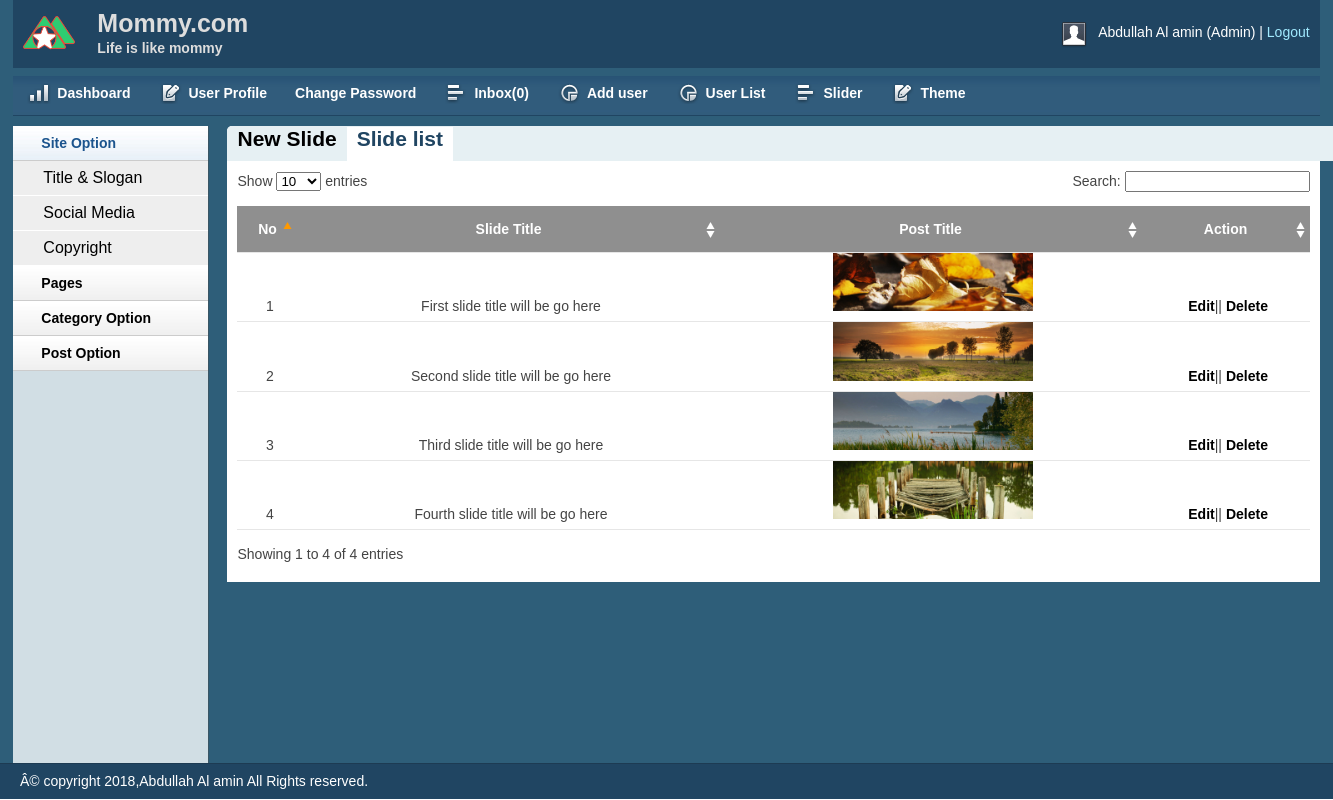
Screenshot of /admin/slide-list.php?list (signed in) with the database file from the repository.
### tables this page shows
CREATE TABLE `tbl_slogan` (
  `id` int(11) NOT NULL,
  `web_name` varchar(100) NOT NULL,
  `slogan` varchar(100) NOT NULL,
  `logo` varchar(100) NOT NULL
);

CREATE TABLE `tbl_slider` (
  `id` int(11) NOT NULL,
  `img` varchar(255) NOT NULL,
  `title` varchar(255) NOT NULL
);

CREATE TABLE `tbl_copyright` (
  `id` int(11) NOT NULL,
  `copyright_txt` varchar(100) NOT NULL
);

### admin/lib/db-connection/db.php (called while the page is built, shortened)
<?php
 class db{
 private static $pdo;
  public static function connection(){
    if(!isset(self::$pdo)){
      try {
        self::$pdo = new PDO('mysql:host='.DB_HOST.';dbname='.DB_NAME,DB_USER,DB_PASS);
      }catch(PDOException $con) {
        echo $con->getMessage();
      }
    }
    return self::$pdo;
  }
    public static function blogPrepare($sql){
    return self::connection()->prepare($sql);
  }
 }
?>

### admin/lib/session.php (called while the page is built, shortened)
<?php
class session{
   public static function get($key){
     if(isset($_SESSION[$key])){
       return $_SESSION[$key];
     }else{
       return false;
     }
   }
 }
?>

### admin/slide-list.php (the view, shortened to what this page needs)
<?php include("inc/header.php");?>
﻿<?php include("inc/sidebar.php");?>
<div class="grid_10">
    <div class="box round first grid">
    <?php if(session::get("role") == 1){?>
      <?php if(isset($_GET["list"])){?>
      <div id="testId"><h3><a href="slider.php?add-slider">New Slide</a></h3><h3><a id="active" href="slide-list.php?list">Slide list</a><h3></div>
        <div class="block">
          <table class="data display datatable" id="example">
              <thead>
                <tr class="odd gradeX">
                  <th style="text-align:center;">No</th>
                  <th style="text-align:center;">Slide Title</th>
                  <th style="text-align:center;">Post Title</th>
                  <th style="text-align:center;">Action</th>
                </tr>
              </thead>
           <?php
           class selectClass{
             private $tbl_name = "tbl_slider";
             public function selectQuery(){
               $sql = "SELECT * FROM $this->tbl_name";
               $stmt = db::blogPrepare($sql);
               $stmt->execute();
               return $stmt->fetchAll();
             }
           }
           $selectObj = new selectClass();
           $result = $selectObj->selectQuery();
           $i=0;
           foreach ($result as $value) {
             $i++;
             ?>
             <tr>
               <td style="text-align:center;"><?php echo $i;?></td>
               <td style="text-align:center;"><?php echo $value["title"];?></td>
               <td style="text-align:center;"><img width="200px" src="<?php echo $value['img'];?>" alt=""></td>
               <td style="text-align:center;">
                 <a href="slide-edit.php?slide-edit=<?php echo $value['id'];?>">Edit</a>||
                 <a href="slide-delete.php?delete-slide=<?php echo $value['id'];?>">Delete</a>
               </td>
             </tr>
          <?php } ?>
      <?php }else{
        echo "<strong><h1 style='color:red'>Error</h1></strong><br /><h3>Not found data..!!</h3>";
      } ?>
    </table>
  <?php }else{echo "<strong><h1 style='color:red'>Error</h1></strong><br /><h3>Not found data..!!</h3>";}?>
    </div>
</div>
<?php include("inc/footer.php");?>

### admin/inc/header.php (shortened to what this page needs)
<?php
include("lib/session.php");
include("lib/db-connection/db.php");
?>
<!DOCTYPE html>
<html>
<head>
    <?php
     class readTitle{
       private $tbl_name = "tbl_slogan";
       public function readQuery(){
         $sql = "SELECT * FROM $this->tbl_name LIMIT 1";
         $stmt = db::blogPrepare($sql);
         $stmt->execute();
         return $stmt->fetchAll();
       }
     }
    $readData = new readTitle();
    $sloganResult = $readData->readQuery();
    foreach ($sloganResult as $slogan) {
      $web_nameName = $slogan["web_name"];
      $sloganName = $slogan["slogan"];
      $logoImg = $slogan["logo"];
    }
    ?>
    <link rel="stylesheet" type="text/css" href="css/reset.css" media="screen" />
    <link rel="stylesheet" type="text/css" href="css/text.css" media="screen" />
    <link rel="stylesheet" type="text/css" href="css/grid.css" media="screen" />
    <link rel="stylesheet" type="text/css" href="css/layout.css" media="screen" />
    <link rel="stylesheet" type="text/css" href="css/nav.css" media="screen" />
    <link href="css/table/demo_page.css" rel="stylesheet" type="text/css" />
</head>
<body>
    <div class="container_12">
        <div class="grid_12 header-repeat">
            <div id="branding">
                <div class="floatleft logo">
                    <img src="<?php if(isset($logoImg)){echo $logoImg;}?>" alt="Logo" />
				</div>
				<div class="floatleft middle">
					<h1><?php if(isset($web_nameName)){echo $web_nameName;} ?></h1>
					<p><?php  if(isset($sloganName)){echo $sloganName;} ?></p>
				</div>
                <div class="floatright">
                    <div class="floatleft">
                        <img src="img/img-profile.jpg" alt="Profile Pic" /></div>
                    <div class="floatleft marginleft10">
                        <ul class="inline-ul floatleft">
                            <li><?php
                            $username = session::get("username");
                            $user_role = session::get("role");
                            function user_role($user_role){
                              if($user_role == 1){
                                return $user_role = "Admin";
                              }elseif($user_role == 2){
                                return $user_role = "Author";
                              }elseif($user_role == 3){
                                return $user_role = "Editor";
                              }
                            }
                            echo $username." (".user_role($user_role).")";
                            ?></li>
                            <li><a href="?action=logout">Logout</a></li>
                        </ul>
                    </div>
                </div>
            </div>
        </div>
        <div class="grid_12">
          <?php
          $path = $_SERVER['SCRIPT_FILENAME'];
          $c_page = basename($path,".php");
          ?>
            <ul class="nav main">
                <li class="ic-dashboard"><a
                  <?php if($c_page == "index"){echo "id='menu'";}?>
                  href="index.php"><span>Dashboard</span></a> </li>
                <li class="ic-form-style"><a
                  <?php if($c_page == "user-profile"){echo "id='menu'";}?>
                  href="user-profile.php"><span>User Profile</span></a></li>
				<li class="ic-typography"><a
          <?php if($c_page == "changepassword"){echo "id='menu'";}?>
          href="changepassword.php">Change Password</a>
        </li>
        <?php
        class countUnseen{
          private $tbl_name = "tbl_contact";
          public function selectMsgQuery(){
            $sql = "SELECT * FROM $this->tbl_name WHERE newmsg = 0 ORDER BY id DESC";
            $stmt = db::blogPrepare($sql);
            $stmt->execute();
            return $stmt->rowCount();
          }
        }
        $selectMsgObj = new countUnseen();
        $unseenMsg = $selectMsgObj->selectMsgQuery();
        ?>
				<li class="ic-grid-tables"><a
          <?php if($c_page == "inbox"){echo "id='menu'";}?>
          href="inbox.php?inbox"><span>Inbox<?php echo "(".$unseenMsg.")"?>
        </span></a></li>
                <?php if(session::get("role") == 1){?>
                <li class="ic-charts"><a
                  <?php if($c_page == "adduser"){echo "id='menu'";}?>
                  href="adduser.php"><span>Add user</span></a>
                </li>
              <?php } ?>
                <li class="ic-charts"><a
                  <?php if($c_page == "user-list"){echo "id='menu'";}?>
                   href="user-list.php"><span>User List</span></a></li>
                <?php if(session::get("role") == 1){?>
                <li class="ic-grid-tables"><a
                  <?php if($c_page == "slider"){echo "id='menu'";}?>
                   href="slider.php?add-slider"><span>Slider</span></a>
                 </li>
               <?php } ?>
                <?php if(session::get("role") == 1){?>
                <li class="ic-form-style"><a
                  <?php if($c_page == "theme"){echo "id='menu'";}?>
                   href="theme.php?theme"><span>Theme</span></a>
                 </li>
               <?php } ?>
            </ul>
        </div>

### admin/inc/sidebar.php (shortened to what this page needs)
<div class="grid_2">
    <div class="box sidemenu">
        <div class="block" id="section-menu">
            <ul class="section menu">
               <li><a class="menuitem">Site Option</a>
                    <ul class="submenu">
                        <li><a href="titleslogan.php">Title & Slogan</a></li>
                        <li><a href="social.php">Social Media</a></li>
                        <li><a href="copyright.php">Copyright</a></li>
                    </ul>
                </li>
                 <li><a class="menuitem">Pages</a>
                </li>
                <li><a class="menuitem">Category Option</a>
                </li>
                <li><a class="menuitem">Post Option</a>
                </li>
            </ul>
        </div>
    </div>
</div>

### admin/inc/footer.php (shortened to what this page needs)
</div>
<div id="site_info">
  <?php
  class copyrightselectfoo{
    private $tbl_name = "tbl_copyright";
    public function copyrightQuery(){
      $sql = "SELECT * FROM $this->tbl_name LIMIT 1";
      $stmt = db::blogPrepare($sql);
      $stmt->execute();
      return $stmt->fetchAll();
    }
  }
  $copySelectObj = new copyrightselectfoo();
  $copySelectObj->copyrightQuery();
  foreach ($copySelectObj->copyrightQuery() as  $value) {
    $copyrightResult = $value["copyright_txt"];
  }
  ?>
<p>
<?php if(isset($copyrightResult)){echo $copyrightResult;}  ?>
</p>
</div>
</body>
</html>

### admin/css/layout.css (style rules this page uses)
body { background: #fff none repeat scroll 0 0; color: #444; font-size: 14px; padding: 0; }
.floatleft { float:left; }
.logo img { margin-top: -15px; width: 52px; }
.middle { margin-left: 22px; margin-top: -14px; }
.middle h1 { color:#ddd;margin:0 }
.middle p { color: #ddd; margin: 0; font-weight: bold; }
.floatright { float:right; }
.inline-ul li { display:inline; color:#fff; }
.marginleft10 { margin-left:10px; }
a { color: #000; font-weight:bold; text-decoration: none; }
.container_12, .container_16 { background:#2E5E79; }
h1, h2, h3, h4, h5, h6 { line-height:1.2em; margin-bottom:.3em; }
#branding { font-weight: normal; margin-bottom: 0; padding: 22px 10px 3px; text-align: left; }
.header-repeat { background:url(../img/header-repeat.jpg) repeat-x; }
#branding a { color:#A1EAFF; font-weight:normal; }
#branding a:before { content:" | "; color:#fff; }
#branding ul, #branding ul li { margin:0px; padding:0px; }
#branding li { padding:0px 0px 0px 0px !important; }
.box { background:#fff; margin-bottom:20px; padding:10px 10px 10px 10px; margin-left:-8px; }
.box.grid { padding-bottom:40px; }
.box.round { -moz-border-radius: 5px 5px 0px 0px; -webkit-border-radius: 5px 5px 0px 0px; border-radius: 5px 5px 0px 0px; }
.box.first { min-height: 406px; }
.block { padding-top:20px; }
.box.sidemenu { background-color:#D1DEE4; border-right:1px solid #3A5665; padding:0px; margin:0px; cursor:pointer; }
.box.sidemenu .block { padding-top:0px; margin-top:0px; }
p { margin-bottom:1em; }
ul, ol { padding-top:0; }
ul.menu { list-style:none; border-top:1px solid #bbb; }
ul.menu li { margin:0; }
ul.menu li a { display:block; padding:4px 10px; border-bottom:1px solid #ccc; }
ul.menu ul { list-style:none; margin:0; }
ul.menu ul li a { padding-left:30px; }
ul.section { border-top:0; margin-bottom:0; }
ul.section li a { background:url(../img/sidemenu-repeat.jpg) repeat-x; line-height:26px; padding-left:28px; }
ul.section li li a { background:#ddd; border-bottom:1px solid #eee; }
ul.section ul li { text-transform:none; }
ul.section ul.current li a { background: #eee none repeat scroll 0 0; border-bottom: 1px solid #fff; font-size: 16px; font-weight: normal; }
ul.section li a.current { color:#1B548D; background:url(../img/sidemenu-repeat-hover.jpg) repeat-x; }
#site_info { color:#fff; background:#204562; border-top:1px solid #1d3b53; padding-left:20px; }
#site_info p { line-height:35px; margin-bottom:0px; }
.block { padding-bottom:1px; }
table.display { margin: 0 auto; clear: both; width: 100%; }
.sorting_asc { background: #8f8f8f url(../img/table/sort_asc.png) no-repeat center right; padding:8px 5px; text-align:left; color:#fff; }
.sorting { background:#8f8f8f url(../img/table/sort_both.png) no-repeat center right; padding:8px 5px; text-align:left; color:#fff; }
tr.odd { height: 30px; line-height: 30px; border-bottom:1px solid #e6e6e6; }
tr.even { height: 30px; line-height: 30px; border-bottom:1px solid #e6e6e6; }
tr.odd td, tr.even td { padding-left:5px; }

### admin/slide-list.php (style rules this page uses)
#testId { background-color:#E6F0F3; width:1119px; height:35px; margin:-10px; border-radius: 5px 5px 0px 0px; }
#testId h3 { display: inline; }
#testId h3 a { padding: 0px 10px 15px 10px; }
#active { color:#204562; background: #FFFFFF; }

### rows the page displays
tbl_slogan: logo (picture), web_name "Mommy.com", slogan "Life is like mommy"
tbl_slider: title "First slide title will be go here", img (picture)
tbl_slider: title "Second slide title will be go here", img (picture)
tbl_slider: title "Third slide title will be go here", img (picture)
tbl_slider: title "Fourth slide title will be go here", img (picture)
tbl_copyright: copyright_txt "Â© copyright 2018,Abdullah Al amin All Rights reserved."

### other values shown
$username "Abdullah Al amin"
user_role($user_role) "Admin"
$unseenMsg "0"
